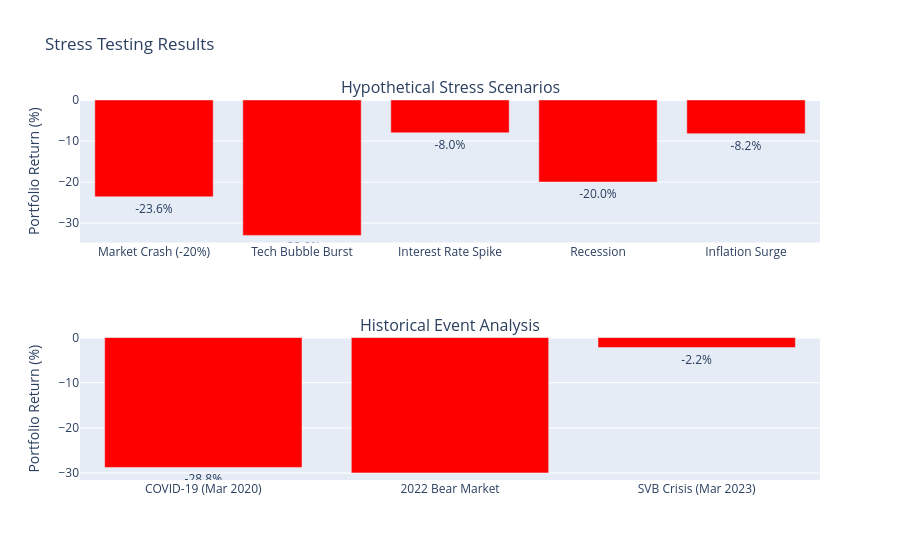

Notebook code for this chart:
### Markdown cell above
## 4. Stress Testing and Scenario Analysis

### Code cell
# Define stress scenarios
stress_scenarios = {
    'Market Crash (-20%)': {
        'AAPL': -0.25, 'GOOGL': -0.25, 'MSFT': -0.22, 'AMZN': -0.28, 'JPM': -0.18
    },
    'Tech Bubble Burst': {
        'AAPL': -0.35, 'GOOGL': -0.40, 'MSFT': -0.35, 'AMZN': -0.45, 'JPM': -0.10
    },
    'Interest Rate Spike': {
        'AAPL': -0.10, 'GOOGL': -0.12, 'MSFT': -0.08, 'AMZN': -0.15, 'JPM': 0.05
    },
    'Recession': {
        'AAPL': -0.20, 'GOOGL': -0.22, 'MSFT': -0.18, 'AMZN': -0.25, 'JPM': -0.15
    },
    'Inflation Surge': {
        'AAPL': -0.08, 'GOOGL': -0.10, 'MSFT': -0.06, 'AMZN': -0.12, 'JPM': -0.05
    }
}

# Historical scenarios
historical_events = {
    'COVID-19 (Mar 2020)': ('2020-02-19', '2020-03-23'),
    '2022 Bear Market': ('2022-01-03', '2022-06-16'),
    'SVB Crisis (Mar 2023)': ('2023-03-08', '2023-03-13')
}

# Calculate stress test results
def run_stress_test(weights, scenarios, portfolio_value=100000):
    results = {}
    
    for scenario_name, shocks in scenarios.items():
        # Calculate portfolio impact
        portfolio_shock = sum(weights[i] * shocks[ticker] 
                            for i, ticker in enumerate(tickers))
        
        dollar_loss = portfolio_value * portfolio_shock
        
        results[scenario_name] = {
            'portfolio_return': portfolio_shock,
            'dollar_loss': dollar_loss,
            'individual_impacts': shocks
        }
    
    return results

# Run stress tests
stress_results = run_stress_test(weights, stress_scenarios)

# Analyze historical scenarios
historical_results = {}
for event_name, (start, end) in historical_events.items():
    if start in prices.index and end in prices.index:
        period_returns = (prices.loc[end] / prices.loc[start] - 1)
        portfolio_return = (period_returns * weights).sum()
        
        historical_results[event_name] = {
            'portfolio_return': portfolio_return,
            'individual_returns': period_returns.to_dict(),
            'days': len(prices[start:end])
        }

# Visualize stress test results
fig = make_subplots(
    rows=2, cols=1,
    subplot_titles=('Hypothetical Stress Scenarios', 'Historical Event Analysis'),
    row_heights=[0.5, 0.5]
)

# Hypothetical scenarios
scenario_names = list(stress_results.keys())
portfolio_impacts = [result['portfolio_return'] * 100 for result in stress_results.values()]

fig.add_trace(
    go.Bar(
        x=scenario_names,
        y=portfolio_impacts,
        marker_color=['red' if x < 0 else 'green' for x in portfolio_impacts],
        text=[f"{x:.1f}%" for x in portfolio_impacts],
        textposition='outside'
    ),
    row=1, col=1
)

# Historical scenarios
hist_names = list(historical_results.keys())
hist_returns = [result['portfolio_return'] * 100 for result in historical_results.values()]

fig.add_trace(
    go.Bar(
        x=hist_names,
        y=hist_returns,
        marker_color=['red' if x < 0 else 'green' for x in hist_returns],
        text=[f"{x:.1f}%" for x in hist_returns],
        textposition='outside'
    ),
    row=2, col=1
)

fig.update_yaxes(title_text="Portfolio Return (%)", row=1, col=1)
fig.update_yaxes(title_text="Portfolio Return (%)", row=2, col=1)
fig.update_layout(height=800, showlegend=False, title_text="Stress Testing Results")

fig.show()

# Print detailed results
print("Stress Test Summary:")
print("=" * 70)
print(f"{'Scenario':<25} {'Portfolio Impact':<20} {'Dollar Loss (on $100k)':<25}")
print("=" * 70)

for scenario, result in stress_results.items():
    print(f"{scenario:<25} {result['portfolio_return']:>18.2%} ${result['dollar_loss']:>23,.0f}")

print("\nHistorical Event Analysis:")
print("=" * 70)
for event, result in historical_results.items():
    print(f"{event:<25} {result['portfolio_return']:>18.2%} ({result['days']} days)")

### Figure 1 — Plotly figure (JSON) as saved in the notebook; plotly's stock layout.template omitted (floating-point values rounded to 4 significant figures)
{"data": [{"marker": {"color": ["red", "red", "red", "red", "red"]}, "text": ["-23.6%", "-33.0%", "-8.0%", "-20.0%", "-8.2%"], "textposition": "outside", "type": "bar", "x": ["Market Crash (-20%)", "Tech Bubble Burst", "Interest Rate Spike", "Recession", "Inflation Surge"], "xaxis": "x", "y": [-23.6, -33.0, -8.0, -20.0, -8.2], "yaxis": "y"}, {"marker": {"color": ["red", "red", "red"]}, "text": ["-28.8%", "-30.0%", "-2.2%"], "textposition": "outside", "type": "bar", "x": ["COVID-19 (Mar 2020)", "2022 Bear Market", "SVB Crisis (Mar 2023)"], "xaxis": "x2", "y": [-28.75, -29.96, -2.231], "yaxis": "y2"}], "layout": {"annotations": [{"font": {"size": 16}, "showarrow": false, "text": "Hypothetical Stress Scenarios", "x": 0.5, "xanchor": "center", "xref": "paper", "y": 1, "yanchor": "bottom", "yref": "paper"}, {"font": {"size": 16}, "showarrow": false, "text": "Historical Event Analysis", "x": 0.5, "xanchor": "center", "xref": "paper", "y": 0.375, "yanchor": "bottom", "yref": "paper"}], "autosize": true, "showlegend": false, "title": {"text": "Stress Testing Results"}, "xaxis": {"anchor": "y", "autorange": true, "domain": [0, 1], "range": [-0.5, 4.5], "type": "category"}, "xaxis2": {"anchor": "y2", "autorange": true, "domain": [0, 1], "range": [-0.5, 2.5], "type": "category"}, "yaxis": {"anchor": "x", "autorange": true, "domain": [0.625, 1], "range": [-34.74, 0], "title": {"text": "Portfolio Return (%)"}, "type": "linear"}, "yaxis2": {"anchor": "x2", "autorange": true, "domain": [0, 0.375], "range": [-31.53, 0], "title": {"text": "Portfolio Return (%)"}, "type": "linear"}}}
